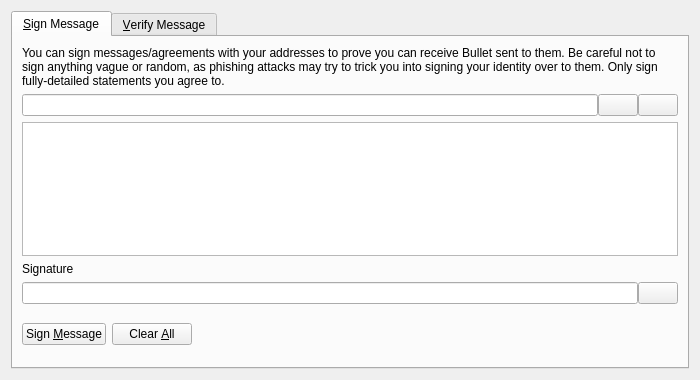
<?xml version="1.0" encoding="UTF-8"?>
<ui version="4.0">
 <class>SignVerifyMessageDialog</class>
 <widget class="QDialog" name="SignVerifyMessageDialog">
  <property name="geometry">
   <rect>
    <x>0</x>
    <y>0</y>
    <width>700</width>
    <height>380</height>
   </rect>
  </property>
  <property name="windowTitle">
   <string>Signatures - Sign / Verify a Message</string>
  </property>
  <property name="modal">
   <bool>true</bool>
  </property>
  <layout class="QVBoxLayout" name="verticalLayout">
   <item>
    <widget class="QTabWidget" name="tabWidget">
     <property name="currentIndex">
      <number>0</number>
     </property>
     <widget class="QWidget" name="tabSignMessage">
      <attribute name="title">
       <string>&amp;Sign Message</string>
      </attribute>
      <layout class="QVBoxLayout" name="verticalLayout_SM">
       <item>
        <widget class="QLabel" name="infoLabel_SM">
         <property name="text">
          <string>You can sign messages/agreements with your addresses to prove you can receive Bullet sent to them. Be careful not to sign anything vague or random, as phishing attacks may try to trick you into signing your identity over to them. Only sign fully-detailed statements you agree to.</string>
         </property>
         <property name="textFormat">
          <enum>Qt::PlainText</enum>
         </property>
         <property name="wordWrap">
          <bool>true</bool>
         </property>
        </widget>
       </item>
       <item>
        <layout class="QHBoxLayout" name="horizontalLayout_1_SM">
         <property name="spacing">
          <number>0</number>
         </property>
         <item>
          <widget class="QValidatedLineEdit" name="addressIn_SM">
           <property name="toolTip">
            <string>The Bullet address to sign the message with</string>
           </property>
          </widget>
         </item>
         <item>
          <widget class="QPushButton" name="addressBookButton_SM">
           <property name="toolTip">
            <string>Choose previously used address</string>
           </property>
           <property name="text">
            <string/>
           </property>
           <property name="shortcut">
            <string>Alt+A</string>
           </property>
           <property name="autoDefault">
            <bool>false</bool>
           </property>
          </widget>
         </item>
         <item>
          <widget class="QPushButton" name="pasteButton_SM">
           <property name="toolTip">
            <string>Paste address from clipboard</string>
           </property>
           <property name="text">
            <string/>
           </property>
           <property name="shortcut">
            <string>Alt+P</string>
           </property>
           <property name="autoDefault">
            <bool>false</bool>
           </property>
          </widget>
         </item>
        </layout>
       </item>
       <item>
        <widget class="QPlainTextEdit" name="messageIn_SM">
         <property name="toolTip">
          <string>Enter the message you want to sign here</string>
         </property>
        </widget>
       </item>
       <item>
        <widget class="QLabel" name="signatureLabel_SM">
         <property name="text">
          <string>Signature</string>
         </property>
         <property name="textFormat">
          <enum>Qt::PlainText</enum>
         </property>
        </widget>
       </item>
       <item>
        <layout class="QHBoxLayout" name="horizontalLayout_2_SM">
         <property name="spacing">
          <number>0</number>
         </property>
         <item>
          <widget class="QLineEdit" name="signatureOut_SM">
           <property name="font">
            <font>
             <italic>true</italic>
            </font>
           </property>
           <property name="readOnly">
            <bool>true</bool>
           </property>
          </widget>
         </item>
         <item>
          <widget class="QPushButton" name="copySignatureButton_SM">
           <property name="toolTip">
            <string>Copy the current signature to the system clipboard</string>
           </property>
           <property name="text">
            <string/>
           </property>
           <property name="autoDefault">
            <bool>false</bool>
           </property>
          </widget>
         </item>
        </layout>
       </item>
       <item>
        <layout class="QHBoxLayout" name="horizontalLayout_3_SM">
         <item>
          <widget class="QPushButton" name="signMessageButton_SM">
           <property name="toolTip">
            <string>Sign the message to prove you own this Bullet address</string>
           </property>
           <property name="text">
            <string>Sign &amp;Message</string>
           </property>
           <property name="autoDefault">
            <bool>false</bool>
           </property>
          </widget>
         </item>
         <item>
          <widget class="QPushButton" name="clearButton_SM">
           <property name="toolTip">
            <string>Reset all sign message fields</string>
           </property>
           <property name="text">
            <string>Clear &amp;All</string>
           </property>
           <property name="autoDefault">
            <bool>false</bool>
           </property>
          </widget>
         </item>
         <item>
          <spacer name="horizontalSpacer_1_SM">
           <property name="orientation">
            <enum>Qt::Horizontal</enum>
           </property>
           <property name="sizeHint" stdset="0">
            <size>
             <width>40</width>
             <height>48</height>
            </size>
           </property>
          </spacer>
         </item>
         <item>
          <widget class="QLabel" name="statusLabel_SM">
           <property name="font">
            <font>
             <weight>75</weight>
             <bold>true</bold>
            </font>
           </property>
           <property name="text">
            <string/>
           </property>
           <property name="wordWrap">
            <bool>true</bool>
           </property>
          </widget>
         </item>
         <item>
          <spacer name="horizontalSpacer_2_SM">
           <property name="orientation">
            <enum>Qt::Horizontal</enum>
           </property>
           <property name="sizeHint" stdset="0">
            <size>
             <width>40</width>
             <height>48</height>
            </size>
           </property>
          </spacer>
         </item>
        </layout>
       </item>
      </layout>
     </widget>
     <widget class="QWidget" name="tabVerifyMessage">
      <attribute name="title">
       <string>&amp;Verify Message</string>
      </attribute>
      <layout class="QVBoxLayout" name="verticalLayout_VM">
       <item>
        <widget class="QLabel" name="infoLabel_VM">
         <property name="text">
          <string>Enter the receiver's address, message (ensure you copy line breaks, spaces, tabs, etc. exactly) and signature below to verify the message. Be careful not to read more into the signature than what is in the signed message itself, to avoid being tricked by a man-in-the-middle attack. Note that this only proves the signing party receives with the address, it cannot prove sendership of any transaction!</string>
         </property>
         <property name="textFormat">
          <enum>Qt::PlainText</enum>
         </property>
         <property name="alignment">
          <set>Qt::AlignLeading|Qt::AlignLeft|Qt::AlignTop</set>
         </property>
         <property name="wordWrap">
          <bool>true</bool>
         </property>
        </widget>
       </item>
       <item>
        <layout class="QHBoxLayout" name="horizontalLayout_1_VM">
         <property name="spacing">
          <number>0</number>
         </property>
         <item>
          <widget class="QValidatedLineEdit" name="addressIn_VM">
           <property name="toolTip">
            <string>The Bullet address the message was signed with</string>
           </property>
          </widget>
         </item>
         <item>
          <widget class="QPushButton" name="addressBookButton_VM">
           <property name="toolTip">
            <string>Choose previously used address</string>
           </property>
           <property name="text">
            <string/>
           </property>
           <property name="shortcut">
            <string>Alt+A</string>
           </property>
           <property name="autoDefault">
            <bool>false</bool>
           </property>
          </widget>
         </item>
        </layout>
       </item>
       <item>
        <widget class="QPlainTextEdit" name="messageIn_VM"/>
       </item>
       <item>
        <widget class="QValidatedLineEdit" name="signatureIn_VM"/>
       </item>
       <item>
        <layout class="QHBoxLayout" name="horizontalLayout_2_VM">
         <item>
          <widget class="QPushButton" name="verifyMessageButton_VM">
           <property name="toolTip">
            <string>Verify the message to ensure it was signed with the specified Bullet address</string>
           </property>
           <property name="text">
            <string>Verify &amp;Message</string>
           </property>
           <property name="autoDefault">
            <bool>false</bool>
           </property>
          </widget>
         </item>
         <item>
          <widget class="QPushButton" name="clearButton_VM">
           <property name="toolTip">
            <string>Reset all verify message fields</string>
           </property>
           <property name="text">
            <string>Clear &amp;All</string>
           </property>
           <property name="autoDefault">
            <bool>false</bool>
           </property>
          </widget>
         </item>
         <item>
          <spacer name="horizontalSpacer_1_VM">
           <property name="orientation">
            <enum>Qt::Horizontal</enum>
           </property>
           <property name="sizeHint" stdset="0">
            <size>
             <width>40</width>
             <height>48</height>
            </size>
           </property>
          </spacer>
         </item>
         <item>
          <widget class="QLabel" name="statusLabel_VM">
           <property name="font">
            <font>
             <weight>75</weight>
             <bold>true</bold>
            </font>
           </property>
           <property name="text">
            <string/>
           </property>
           <property name="wordWrap">
            <bool>true</bool>
           </property>
          </widget>
         </item>
         <item>
          <spacer name="horizontalSpacer_2_VM">
           <property name="orientation">
            <enum>Qt::Horizontal</enum>
           </property>
           <property name="sizeHint" stdset="0">
            <size>
             <width>40</width>
             <height>48</height>
            </size>
           </property>
          </spacer>
         </item>
        </layout>
       </item>
      </layout>
     </widget>
    </widget>
   </item>
  </layout>
 </widget>
 <customwidgets>
  <customwidget>
   <class>QValidatedLineEdit</class>
   <extends>QLineEdit</extends>
   <header>qvalidatedlineedit.h</header>
  </customwidget>
 </customwidgets>
 <resources>
  <include location="../bullet.qrc"/>
 </resources>
 <connections/>
</ui>
